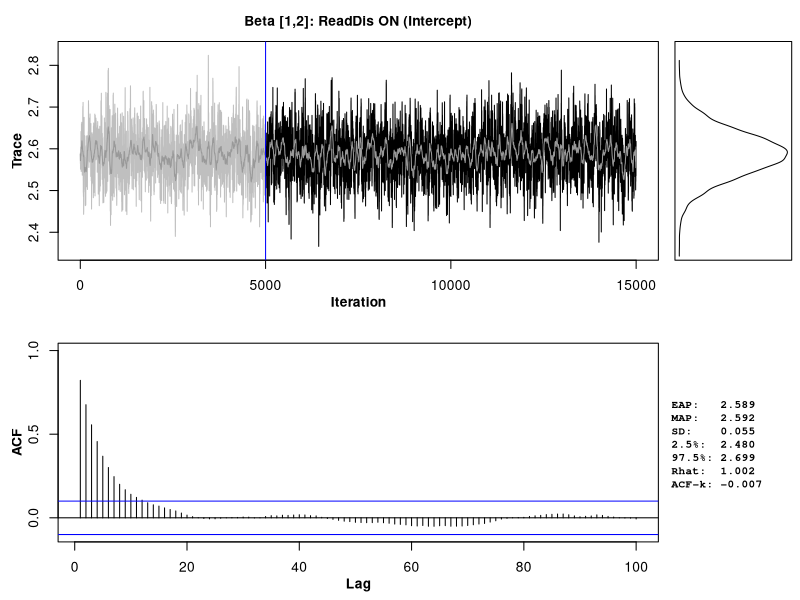

Source code (R):
#Multiple imputation practice
#from: https://cdn.rawgit.com/simongrund1/mitml/abdc7d58/vignettes/Introduction.html

library(mitml)
data(studentratings)
summary(studentratings)

#Assume interested in relationship between two variables:
#ReadAchiev ~ 1 + ReadDis + (1|ID)
# the relation between ReadDis and ReadAchiev is represented by a single fixed effect of ReadDis, 
#and a random intercept is included to account for the clustered structure of the data and the group-level variance in ReadAchiev that is not explained by ReadDis.


fml <- ReadAchiev + ReadDis + SchClimate ~ 1 + (1|ID)
#Note that, in this specification of the imputation model. all variables are included on the left-hand side of the model, whereas the right-hand side is left “empty”. 
#This model allows for all relations between variables at Level 1 and 2 and is thus suitable for most applications of the multilevel random intercept model 


#wrapper to pan: 
#include all variables part of model of interest, related to variables in model or related to wheteher the variables in model are missing
#The imputation procedure is then run for 5,000 iterations (burn-in), after which 100 imputations are drawn every 100 iterations.
imp <- panImpute(studentratings, formula=fml, n.burn=5000, n.iter=100, m=100)

#assess convergence of the imputation procedure:
summary(imp)

#or by diagnostic plots: 
#These plots consist of a trace plot, an autocorrelation plot, and some additional information about the posterior distribution. 
#Convergence can be assumed if the trace plot is stationary (i.e., does not “drift”), and the autocorrelation is within reasonable bounds 
#for the chosen number of iterations between imputations

plot(imp, trace="all", print="beta", pos=c(1,2))



#Then complete the data:
#In order to work with and analyze the imputed data sets, the data sets must be completed with the imputations generated in the previous steps. 
#To do so, mitml provides the function mitmlComplete.

implist <- mitmlComplete(imp, "all")
#This resulting object is a list that contains the 100 completed data sets.

#In order to obtain estimates for the model of interest, the model must be fit separately to each of the completed data sets, 
#and the results must be pooled into a final set of estimates and inferences. 

#The mitml package offers the with function to fit various statistical models to a list of completed data sets.

#In this example, we use the lmer function from the R package lme4 to fit the model of interest.
library(lme4)
fit <- with(implist, lmer(ReadAchiev ~ 1 + ReadDis + (1|ID)))
#The resulting object is a list containing the 100 fitted models. 

#To pool the results of these models into a set of final estimates and inferences, mitml offers the testEstimates function.
testEstimates(fit, var.comp=TRUE)


############### Missing data at both levels
data(leadership)
summary(leadership)

#COHES is data at the higher level (i.e. unq_isl)
fml <- list( JOBSAT + NEGLEAD + WLOAD ~ 1 + (1|GRPID) , # Level 1
             COHES ~ 1 )                                # Level 2
#We use jomoImpute instead of Pan b/c missing values at both levels.

imp <- jomoImpute(leadership, formula=fml, n.burn=5000, n.iter=250, m=20)
summary(imp)
implist <- mitmlComplete(imp, "all")
### i .e. it's going to inpute the same inputed data at the same level. 